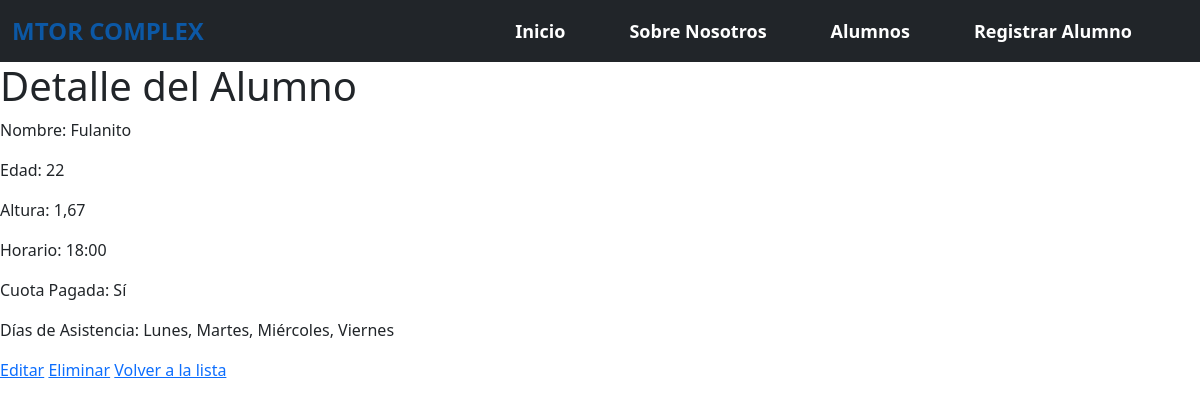
The app's page /gimnasio/alumnos/15/ with its own data.
### gimnasio/models.py (models this page shows, shortened)
class Alumno(models.Model):
    nombre = models.CharField(max_length=100)
    edad = models.PositiveIntegerField()
    altura = models.DecimalField(max_digits=5, decimal_places=2)
    dias_asistencia = models.ManyToManyField(DiaAsistencia)
    horario = models.TimeField()
    cuota_pagada = models.BooleanField(default=False)

class DiaAsistencia(models.Model):
    dia = models.CharField(
        max_length=20,
        choices=[
            ("Lunes", "Lunes"),
            ("Martes", "Martes"),
            ("Miércoles", "Miércoles"),
            ("Jueves", "Jueves"),
            ("Viernes", "Viernes"),
            ("Sábado", "Sábado"),
            ("Domingo", "Domingo"),
        ],
    )
    def __str__(self):
        return self.dia

### gimnasio/views.py (the view)
# urls.py: path("alumnos/<int:pk>/", AlumnoDetailView.as_view(), name="alumno-detail"),
class AlumnoDetailView(DetailView):
    model = Alumno
    template_name = "gimnasio/alumno_detail.html"
    context_object_name = "alumno"

### gimnasio/templates/gimnasio/alumno_detail.html
{% extends 'gimnasio/base.html' %}
{% block contenido %}
    <h1>Detalle del Alumno</h1>
    <p>Nombre: {{ alumno.nombre }}</p>
    <p>Edad: {{ alumno.edad }}</p>
    <p>Altura: {{ alumno.altura }}</p>
    <p>Horario: {{ alumno.horario }}</p>
    <p>Cuota Pagada: {% if alumno.cuota_pagada %} Sí {% else %} No {% endif %}</p>
    <p>Días de Asistencia: {{ alumno.dias_asistencia.all|join:", " }}</p>
    <a href="{% url 'gimnasio:alumno-edit' alumno.pk %}">Editar</a>
    <a href="{% url 'gimnasio:alumno-delete' alumno.pk %}">Eliminar</a>
    <a href="{% url 'gimnasio:alumno-list' %}">Volver a la lista</a>
{% endblock contenido %}

### records on screen
Alumno: nombre "Fulanito", edad "22", altura "1,67", horario "18:00", dias_asistencia.all "Lunes, Martes, Miércoles, Viernes"
